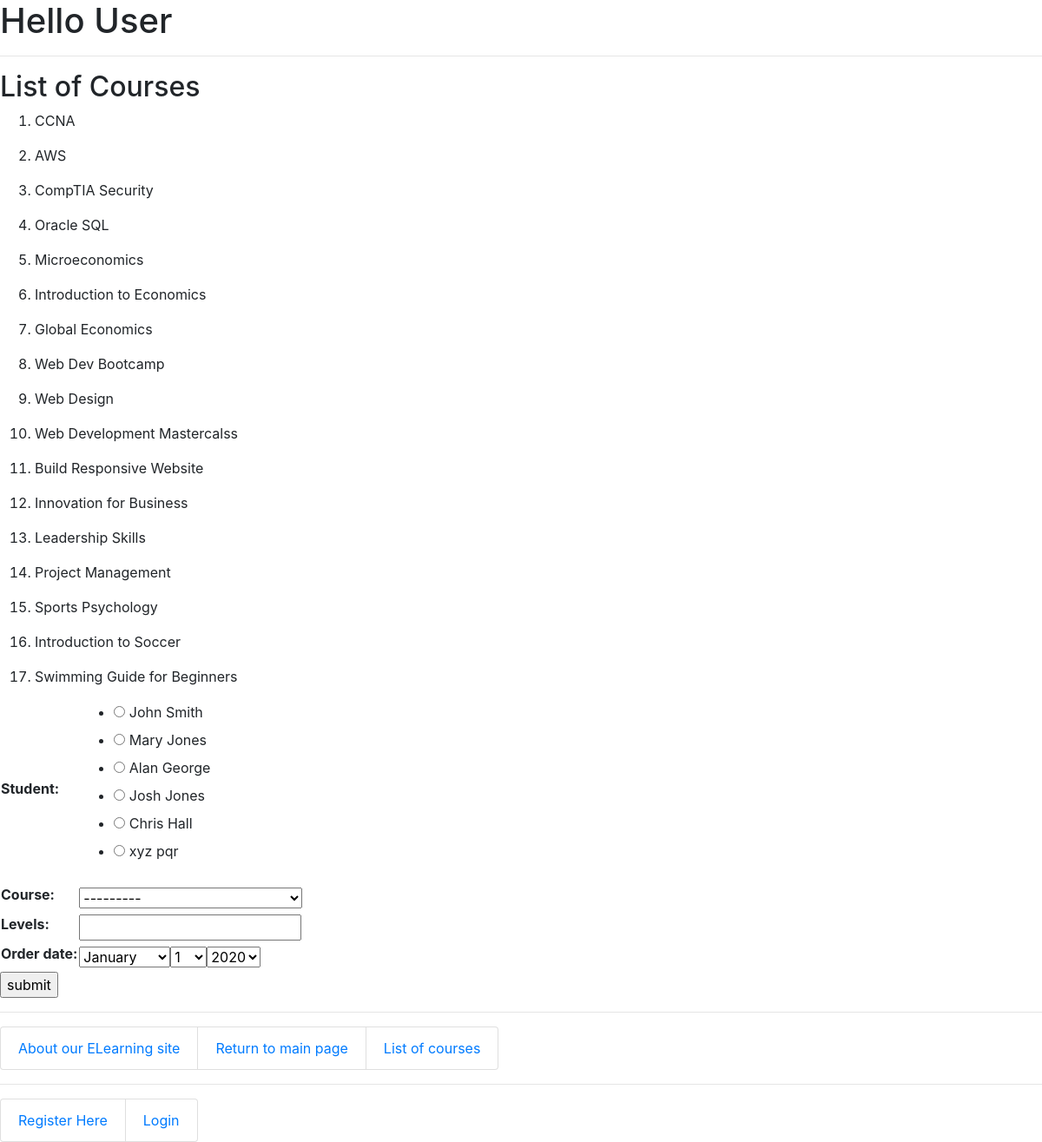
The page /myapp/place_order on the database its author committed.
### myapp/models.py (models this page shows, shortened)
class Course(models.Model):
    topic = models.ForeignKey(Topic, related_name='courses', on_delete=models.CASCADE)
    name = models.CharField(max_length=200)
    price = models.DecimalField(max_digits=10, decimal_places=2, validators=[MaxValueValidator(200), MinValueValidator(100)])
    for_everyone = models.BooleanField(default=True)
    interested = models.PositiveIntegerField(default=0)
    stages = models.PositiveIntegerField(default=3)
    description = models.TextField(max_length=300, null=True, blank=True)
    def __str__(self):
        return '%s %s' % (self.name, self.description)

### myapp/views.py (the view)
# urls.py: path(r'place_order', views.place_order, name='place_order'),
def place_order(request):
    msg = ''
    courlist = Course.objects.all()
    if request.method == 'POST':
        form = OrderForm(request.POST)
        if form.is_valid():
            order = form.save(commit=False)
            if order.levels <= order.course.stages:
                order.save()
                if order.course.price > 150:
                    order.course.discount()
                    msg = 'Your course has been ordered successfully with the discounted price.'
                else:
                    msg = 'Your course has been ordered successfully.'
            else:
                msg = 'You exceeded the number of levels for this course.'
            return render(request, 'myapp/order_response.html', {'msg': msg})
    else:
        form = OrderForm
    return render(request, 'myapp/placeorder.html', {'form': form, 'msg': msg, 'courlist': courlist})

### myapp/models.py (called while the page is built)
    def __str__(self):
        return '%s %s' % (self.first_name, self.last_name)

### myapp/templates/myapp/placeorder.html (shortened to what this page needs)
{% extends 'myapp/base.html' %}
{% block body_block %}
    {% if courlist %}
        <h2>List of Courses</h2>
        <ol>
            {% for cor in courlist %}
            <li> {{ cor.name }} </li>
            {% endfor %}
        </ol>
    {% else %}
        <strong>There are no available topics!</strong>
    {% endif %}
    <form action="" method="post">
        <table>
            {{ form.as_table }}
        </table>
        <input type="submit" value="submit">
    </form>
{% endblock %}

### rows shown on the page
Course: name "CCNA"
Course: name "AWS"
Course: name "CompTIA Security"
Course: name "Oracle SQL"
Course: name "Microeconomics"
Course: name "Introduction to Economics"
Course: name "Global Economics"
Course: name "Web Dev Bootcamp"
Course: name "Web Design"
Course: name "Web Development Mastercalss"
Course: name "Build Responsive Website"
Course: name "Innovation for Business"
Course: name "Leadership Skills"
Course: name "Project Management"
Course: name "Sports Psychology"
Course: name "Introduction to Soccer"
Course: name "Swimming Guide for Beginners"
